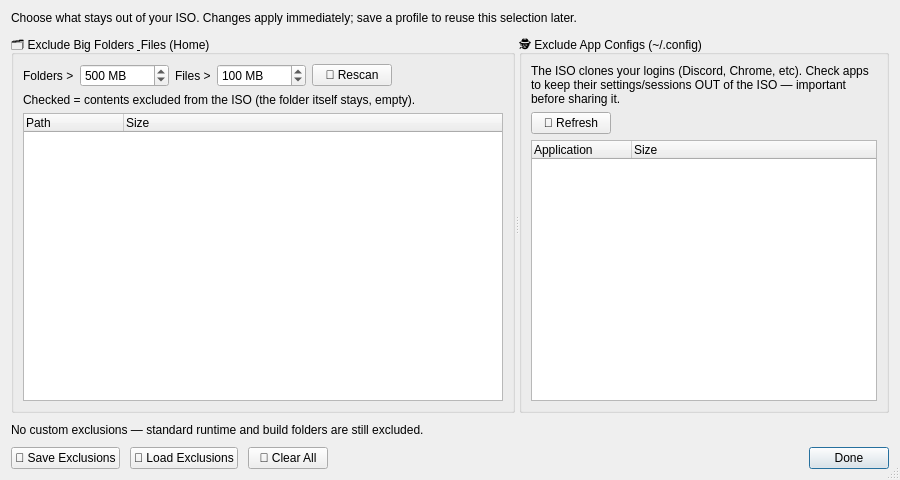
<?xml version="1.0" encoding="UTF-8"?>
<ui version="4.0">
 <class>IsoExclusionsDialog</class>
 <widget class="QDialog" name="IsoExclusionsDialog">
  <property name="windowTitle">
   <string>Manage Exclusions</string>
  </property>
  <property name="minimumSize">
   <size>
    <width>900</width>
    <height>480</height>
   </size>
  </property>
  <property name="sizeGripEnabled">
   <bool>true</bool>
  </property>
  <layout class="QVBoxLayout" name="isoExclusionsLayout" stretch="0,1,0,0">
   <property name="spacing">
    <number>10</number>
   </property>
   <item>
    <widget class="QLabel" name="isoExclusionsHintLabel">
     <property name="text">
      <string>Choose what stays out of your ISO. Changes apply immediately; save a profile to reuse this selection later.</string>
     </property>
     <property name="wordWrap">
      <bool>true</bool>
     </property>
    </widget>
   </item>
   <item>
    <widget class="QSplitter" name="isoExcludeSplitter">
     <property name="orientation">
      <enum>Qt::Orientation::Horizontal</enum>
     </property>
     <property name="childrenCollapsible">
      <bool>false</bool>
     </property>
     <widget class="QGroupBox" name="isoBigFoldersGroup">
      <property name="title">
       <string>🗂️ Exclude Big Folders &amp; Files (Home)</string>
      </property>
      <layout class="QVBoxLayout" name="isoBigFoldersLayout">
       <item>
        <layout class="QHBoxLayout" name="isoBigFiltersLayout">
         <item>
          <widget class="QLabel" name="isoFolderSizeLabel">
           <property name="text">
            <string>Folders &gt;</string>
           </property>
          </widget>
         </item>
         <item>
          <widget class="QSpinBox" name="isoFolderSizeSpin">
           <property name="minimum">
            <number>1</number>
           </property>
           <property name="maximum">
            <number>1000000</number>
           </property>
           <property name="value">
            <number>500</number>
           </property>
           <property name="suffix">
            <string> MB</string>
           </property>
           <property name="toolTip">
            <string>Only show folders larger than this</string>
           </property>
          </widget>
         </item>
         <item>
          <widget class="QLabel" name="isoFileSizeLabel">
           <property name="text">
            <string>Files &gt;</string>
           </property>
          </widget>
         </item>
         <item>
          <widget class="QSpinBox" name="isoFileSizeSpin">
           <property name="minimum">
            <number>10</number>
           </property>
           <property name="maximum">
            <number>1000000</number>
           </property>
           <property name="value">
            <number>100</number>
           </property>
           <property name="suffix">
            <string> MB</string>
           </property>
           <property name="toolTip">
            <string>Only show files larger than this (minimum 10 MB)</string>
           </property>
          </widget>
         </item>
         <item>
          <widget class="QPushButton" name="isoRescanButton">
           <property name="text">
            <string>🔄 Rescan</string>
           </property>
          </widget>
         </item>
         <item>
          <spacer name="isoBigFiltersSpacer">
           <property name="orientation">
            <enum>Qt::Orientation::Horizontal</enum>
           </property>
           <property name="sizeHint" stdset="0">
            <size>
             <width>10</width>
             <height>20</height>
            </size>
           </property>
          </spacer>
         </item>
        </layout>
       </item>
       <item>
        <widget class="QLabel" name="isoScanStatusLabel">
         <property name="text">
          <string>Checked = contents excluded from the ISO (the folder itself stays, empty).</string>
         </property>
         <property name="wordWrap">
          <bool>true</bool>
         </property>
        </widget>
       </item>
       <item>
        <widget class="QTreeWidget" name="isoBigTree">
         <property name="alternatingRowColors">
          <bool>true</bool>
         </property>
         <column>
          <property name="text">
           <string>Path</string>
          </property>
         </column>
         <column>
          <property name="text">
           <string>Size</string>
          </property>
         </column>
        </widget>
       </item>
      </layout>
     </widget>
     <widget class="QGroupBox" name="isoConfigGroup">
      <property name="title">
       <string>🕵️ Exclude App Configs (~/.config)</string>
      </property>
      <layout class="QVBoxLayout" name="isoConfigLayout">
       <item>
        <widget class="QLabel" name="isoConfigInfoLabel">
         <property name="text">
          <string>The ISO clones your logins (Discord, Chrome, etc). Check apps to keep their settings/sessions OUT of the ISO — important before sharing it.</string>
         </property>
         <property name="wordWrap">
          <bool>true</bool>
         </property>
        </widget>
       </item>
       <item>
        <layout class="QHBoxLayout" name="isoConfigTopLayout">
         <item>
          <widget class="QPushButton" name="isoConfigRescanButton">
           <property name="text">
            <string>🔄 Refresh</string>
           </property>
          </widget>
         </item>
         <item>
          <spacer name="isoConfigSpacer">
           <property name="orientation">
            <enum>Qt::Orientation::Horizontal</enum>
           </property>
           <property name="sizeHint" stdset="0">
            <size>
             <width>10</width>
             <height>20</height>
            </size>
           </property>
          </spacer>
         </item>
        </layout>
       </item>
       <item>
        <widget class="QTreeWidget" name="isoConfigTree">
         <property name="alternatingRowColors">
          <bool>true</bool>
         </property>
         <column>
          <property name="text">
           <string>Application</string>
          </property>
         </column>
         <column>
          <property name="text">
           <string>Size</string>
          </property>
         </column>
        </widget>
       </item>
      </layout>
     </widget>
    </widget>
   </item>
   <item>
    <widget class="QLabel" name="isoExcludeSummaryLabel">
     <property name="text">
      <string>No custom exclusions — standard runtime and build folders are still excluded.</string>
     </property>
     <property name="wordWrap">
      <bool>true</bool>
     </property>
    </widget>
   </item>
   <item>
    <layout class="QHBoxLayout" name="isoExcludeProfileLayout">
     <item>
      <widget class="QPushButton" name="isoSaveExcludeButton">
       <property name="text">
        <string>💾 Save Exclusions</string>
       </property>
       <property name="toolTip">
        <string>Save the current exclusion checklist to a profile file</string>
       </property>
      </widget>
     </item>
     <item>
      <widget class="QPushButton" name="isoLoadExcludeButton">
       <property name="text">
        <string>📂 Load Exclusions</string>
       </property>
       <property name="toolTip">
        <string>Load a saved exclusion profile (missing paths are skipped safely)</string>
       </property>
      </widget>
     </item>
     <item>
      <widget class="QPushButton" name="isoClearExcludeButton">
       <property name="text">
        <string>🧹 Clear All</string>
       </property>
       <property name="toolTip">
        <string>Uncheck every exclusion</string>
       </property>
      </widget>
     </item>
     <item>
      <spacer name="isoExcludeButtonsSpacer">
       <property name="orientation">
        <enum>Qt::Orientation::Horizontal</enum>
       </property>
       <property name="sizeHint" stdset="0">
        <size>
         <width>0</width>
         <height>0</height>
        </size>
       </property>
      </spacer>
     </item>
     <item>
      <widget class="QPushButton" name="isoExclusionsDoneButton">
       <property name="text">
        <string>Done</string>
       </property>
       <property name="default">
        <bool>true</bool>
       </property>
      </widget>
     </item>
    </layout>
   </item>
  </layout>
 </widget>
 <resources />
 <connections />
</ui>
